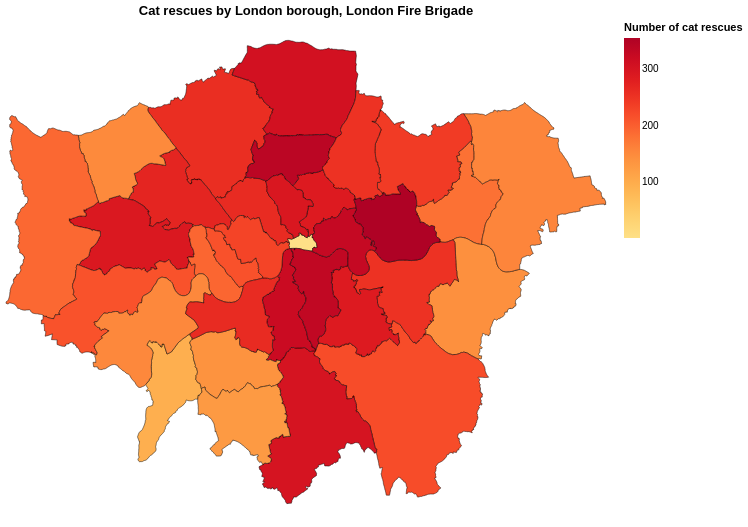

Source (notebook cell):
### Markdown cell above
<div style="background-color:#fff3cd; padding:12px; border-radius:4px">

This cell draws the map with Altair: each borough's outline is filled with a color based on its `CatRescues` count, and hovering over a borough shows its name and count. Drawn straight from longitude/latitude the map came out as one solid block, so the outlines are first converted to the British National Grid (`to_crs(27700)`, meters instead of degrees), and Altair draws them as they are (`type="identity"`, with `reflectY=True` so north is up).

</div>

### Code cell
# convert the outlines from longitude/latitude to the British National Grid (meters)
boroughs_bng = boroughs.to_crs(27700)

alt.Chart(boroughs_bng).mark_geoshape(stroke="black", strokeWidth=0.5).encode(
    color=alt.Color(
        "CatRescues:Q",
        scale=alt.Scale(scheme="yelloworangered"),
        title="Number of cat rescues",
    ),
    tooltip=[alt.Tooltip("name:N", title="Borough"), alt.Tooltip("CatRescues:Q", title="Cat rescues")],
).project(type="identity", reflectY=True).properties(
    title="Cat rescues by London borough, London Fire Brigade",
    width=600,
    height=500,
)

### Figure 1 — Vega-Lite specification as saved in the notebook (floating-point values rounded to 4 significant figures; data arrays with more than 128 entries replaced by an {"elided": "..."} marker saying what was removed)
{"config": {"view": {"continuousWidth": 300, "continuousHeight": 300}}, "data": {"name": "data-ac766bc4d596c7568f7df6df958e0182"}, "mark": {"type": "geoshape", "stroke": "black", "strokeWidth": 0.5}, "encoding": {"color": {"field": "CatRescues", "scale": {"scheme": "yelloworangered"}, "title": "Number of cat rescues", "type": "quantitative"}, "tooltip": [{"field": "name", "title": "Borough", "type": "nominal"}, {"field": "CatRescues", "title": "Cat rescues", "type": "quantitative"}]}, "height": 500, "projection": {"reflectY": true, "type": "identity"}, "title": "Cat rescues by London borough, London Fire Brigade", "width": 600, "$schema": "https://vega.github.io/schema/vega-lite/v6.4.1.json", "datasets": {"data-ac766bc4d596c7568f7df6df958e0182": [{"name": "Barking and Dagenham", "color": "blue", "CatRescues": 180, "Cat": 180, "Dog": 50, "Horse": 3, "Bird": 59, "type": "Feature", "geometry": {"type": "Polygon", "coordinates": {"elided": "1x1227x2 float values"}}}, {"name": "Barnet", "color": "blue", "CatRescues": 258, "Cat": 258, "Dog": 104, "Horse": 1, "Bird": 121, "type": "Feature", "geometry": {"type": "Polygon", "coordinates": {"elided": "1x1792x2 float values"}}}, {"name": "Bexley", "color": "blue", "CatRescues": 142, "Cat": 142, "Dog": 70, "Horse": 32, "Bird": 60, "type": "Feature", "geometry": {"type": "Polygon", "coordinates": {"elided": "1x1361x2 float values"}}}, {"name": "Brent", "color": "blue", "CatRescues": 270, "Cat": 270, "Dog": 43, "Horse": 0, "Bird": 106, "type": "Feature", "geometry": {"type": "Polygon", "coordinates": {"elided": "1x1452x2 float values"}}}, {"name": "Bromley", "color": "blue", "CatRescues": 221, "Cat": 221, "Dog": 89, "Horse": 30, "Bird": 87, "type": "Feature", "geometry": {"type": "Polygon", "coordinates": {"elided": "1x3406x2 float values"}}}, {"name": "Camden", "color": "blue", "CatRescues": 261, "Cat": 261, "Dog": 46, "Horse": 1, "Bird": 90, "type": "Feature", "geometry": {"type": "Polygon", "coordinates": {"elided": "1x830x2 float values"}}}, {"name": "City of London", "color": "blue", "CatRescues": 1, "Cat": 1, "Dog": 2, "Horse": 0, "Bird": 18, "type": "Feature", "geometry": {"type": "Polygon", "coordinates": {"elided": "1x348x2 float values"}}}, {"name": "Croydon", "color": "blue", "CatRescues": 300, "Cat": 300, "Dog": 73, "Horse": 13, "Bird": 115, "type": "Feature", "geometry": {"type": "Polygon", "coordinates": {"elided": "1x1904x2 float values"}}}, {"name": "Ealing", "color": "blue", "CatRescues": 291, "Cat": 291, "Dog": 51, "Horse": 0, "Bird": 124, "type": "Feature", "geometry": {"type": "Polygon", "coordinates": {"elided": "1x1490x2 float values"}}}, {"name": "Enfield", "color": "blue", "CatRescues": 306, "Cat": 306, "Dog": 89, "Horse": 31, "Bird": 100, "type": "Feature", "geometry": {"type": "Polygon", "coordinates": {"elided": "1x1292x2 float values"}}}, {"name": "Greenwich", "color": "blue", "CatRescues": 251, "Cat": 251, "Dog": 72, "Horse": 7, "Bird": 91, "type": "Feature", "geometry": {"type": "Polygon", "coordinates": {"elided": "1x1147x2 float values"}}}, {"name": "Hackney", "color": "blue", "CatRescues": 286, "Cat": 286, "Dog": 53, "Horse": 0, "Bird": 76, "type": "Feature", "geometry": {"type": "Polygon", "coordinates": {"elided": "1x1060x2 float values"}}}, {"name": "Hammersmith and Fulham", "color": "blue", "CatRescues": 192, "Cat": 192, "Dog": 42, "Horse": 0, "Bird": 55, "type": "Feature", "geometry": {"type": "Polygon", "coordinates": {"elided": "1x773x2 float values"}}}, {"name": "Haringey", "color": "blue", "CatRescues": 339, "Cat": 339, "Dog": 52, "Horse": 1, "Bird": 78, "type": "Feature", "geometry": {"type": "Polygon", "coordinates": {"elided": "1x1247x2 float values"}}}, {"name": "Harrow", "color": "blue", "CatRescues": 150, "Cat": 150, "Dog": 26, "Horse": 4, "Bird": 71, "type": "Feature", "geometry": {"type": "Polygon", "coordinates": {"elided": "1x892x2 float values"}}}, {"name": "Havering", "color": "blue", "CatRescues": 156, "Cat": 156, "Dog": 78, "Horse": 33, "Bird": 35, "type": "Feature", "geometry": {"type": "Polygon", "coordinates": {"elided": "1x2370x2 float values"}}}, {"name": "Hillingdon", "color": "blue", "CatRescues": 190, "Cat": 190, "Dog": 74, "Horse": 24, "Bird": 77, "type": "Feature", "geometry": {"type": "Polygon", "coordinates": {"elided": "1x3541x2 float values"}}}, {"name": "Hounslow", "color": "blue", "CatRescues": 213, "Cat": 213, "Dog": 60, "Horse": 4, "Bird": 94, "type": "Feature", "geometry": {"type": "Polygon", "coordinates": {"elided": "1x1932x2 float values"}}}, {"name": "Islington", "color": "blue", "CatRescues": 293, "Cat": 293, "Dog": 42, "Horse": 0, "Bird": 76, "type": "Feature", "geometry": {"type": "Polygon", "coordinates": {"elided": "1x547x2 float values"}}}, {"name": "Kensington and Chelsea", "color": "blue", "CatRescues": 215, "Cat": 215, "Dog": 36, "Horse": 1, "Bird": 70, "type": "Feature", "geometry": {"type": "Polygon", "coordinates": {"elided": "1x622x2 float values"}}}, {"name": "Kingston upon Thames", "color": "blue", "CatRescues": 95, "Cat": 95, "Dog": 34, "Horse": 9, "Bird": 76, "type": "Feature", "geometry": {"type": "Polygon", "coordinates": {"elided": "1x1225x2 float values"}}}, {"name": "Lambeth", "color": "blue", "CatRescues": 320, "Cat": 320, "Dog": 47, "Horse": 0, "Bird": 95, "type": "Feature", "geometry": {"type": "Polygon", "coordinates": {"elided": "1x1015x2 float values"}}}, {"name": "Lewisham", "color": "blue", "CatRescues": 286, "Cat": 286, "Dog": 61, "Horse": 0, "Bird": 91, "type": "Feature", "geometry": {"type": "Polygon", "coordinates": {"elided": "1x1262x2 float values"}}}, {"name": "Merton", "color": "blue", "CatRescues": 138, "Cat": 138, "Dog": 47, "Horse": 0, "Bird": 64, "type": "Feature", "geometry": {"type": "Polygon", "coordinates": {"elided": "1x1039x2 float values"}}}, {"name": "Newham", "color": "blue", "CatRescues": 355, "Cat": 355, "Dog": 35, "Horse": 1, "Bird": 72, "type": "Feature", "geometry": {"type": "Polygon", "coordinates": {"elided": "1x1210x2 float values"}}}, {"name": "Redbridge", "color": "blue", "CatRescues": 240, "Cat": 240, "Dog": 42, "Horse": 6, "Bird": 102, "type": "Feature", "geometry": {"type": "Polygon", "coordinates": {"elided": "1x1492x2 float values"}}}, {"name": "Richmond upon Thames", "color": "blue", "CatRescues": 152, "Cat": 152, "Dog": 99, "Horse": 2, "Bird": 64, "type": "Feature", "geometry": {"type": "Polygon", "coordinates": {"elided": "1x1629x2 float values"}}}, {"name": "Southwark", "color": "blue", "CatRescues": 332, "Cat": 332, "Dog": 53, "Horse": 0, "Bird": 135, "type": "Feature", "geometry": {"type": "Polygon", "coordinates": {"elided": "1x949x2 float values"}}}, {"name": "Sutton", "color": "blue", "CatRescues": 128, "Cat": 128, "Dog": 34, "Horse": 4, "Bird": 62, "type": "Feature", "geometry": {"type": "Polygon", "coordinates": {"elided": "1x1017x2 float values"}}}, {"name": "Tower Hamlets", "color": "blue", "CatRescues": 326, "Cat": 326, "Dog": 67, "Horse": 0, "Bird": 101, "type": "Feature", "geometry": {"type": "Polygon", "coordinates": {"elided": "1x1085x2 float values"}}}, {"name": "Waltham Forest", "color": "blue", "CatRescues": 252, "Cat": 252, "Dog": 62, "Horse": 21, "Bird": 115, "type": "Feature", "geometry": {"type": "Polygon", "coordinates": {"elided": "1x1539x2 float values"}}}, {"name": "Wandsworth", "color": "blue", "CatRescues": 261, "Cat": 261, "Dog": 76, "Horse": 0, "Bird": 83, "type": "Feature", "geometry": {"type": "Polygon", "coordinates": {"elided": "1x1113x2 float values"}}}, {"name": "Westminster", "color": "blue", "CatRescues": 230, "Cat": 230, "Dog": 36, "Horse": 1, "Bird": 126, "type": "Feature", "geometry": {"type": "Polygon", "coordinates": {"elided": "1x707x2 float values"}}}]}}
